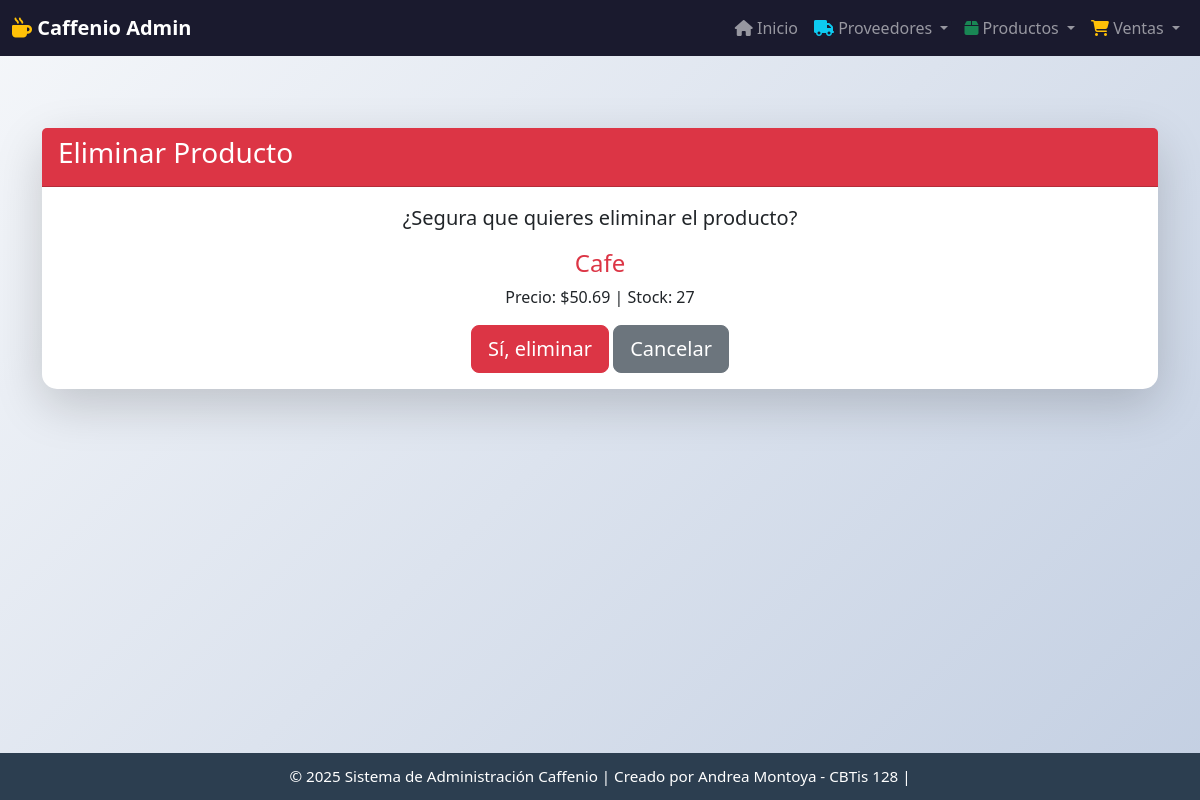
The app's page /producto/borrar/1/ with its own data.
### app_Caffenio/models.py (models this page shows, shortened)
class Producto(models.Model):
    nombre = models.CharField(max_length=100)
    descripcion = models.TextField()
    precio = models.DecimalField(max_digits=10, decimal_places=2)
    stock = models.IntegerField()
    categoria = models.CharField(
        max_length=50,
        choices=[
            ('bebidas', 'Bebidas'),
            ('alimentos', 'Alimentos'),
            ('complementos', 'Complementos'),
            ('otro', 'Otro')
        ]
    )
    proveedor = models.ForeignKey(
        Proveedor,
        on_delete=models.CASCADE,
        related_name='productos'
    )
    sucursal = models.CharField(
        max_length=50,
        choices=[
            ('Sucursal 1', 'Sucursal 1'),
            ('Sucursal 2', 'Sucursal 2')
        ]
    )

### app_Caffenio/views.py (the view)
# urls.py: path('producto/borrar/<int:id>/', views.borrar_producto, name='borrar_producto'),
def borrar_producto(request, id):
    producto = get_object_or_404(Producto, id=id)
    if request.method == 'POST':
        producto.delete()
        return redirect('ver_productos')
    return render(request, 'producto/borrar_producto.html', {'producto': producto})

### app_Caffenio/templates/producto/borrar_producto.html (shortened to what this page needs)
{% extends 'base.html' %}
{% block content %}
<div class="card shadow-lg mt-5">
    <div class="card-header bg-danger text-white">
        <h3>Eliminar Producto</h3>
    </div>
    <div class="card-body text-center">
        <p class="lead">¿Segura que quieres eliminar el producto?</p>
        <h4 class="text-danger">{{ producto.nombre }}</h4>
        <p>Precio: ${{ producto.precio }} | Stock: {{ producto.stock }}</p>
        <form method="post" class="d-inline">
            <button type="submit" class="btn btn-danger btn-lg">Sí, eliminar</button>
        </form>
        <a href="{% url 'ver_productos' %}" class="btn btn-secondary btn-lg">Cancelar</a>
    </div>
</div>
{% endblock %}

### app_Caffenio/templates/base.html (style rules this page uses)
body { background: linear-gradient(135deg, #f5f7fa 0%, #c3cfe2 100%); min-height: 100vh; padding-top: 80px; padding-bottom: 80px; }
.card { border-radius: 15px; border: none; }

### records on screen
Producto: nombre "Cafe", precio "50.69", stock "27"
